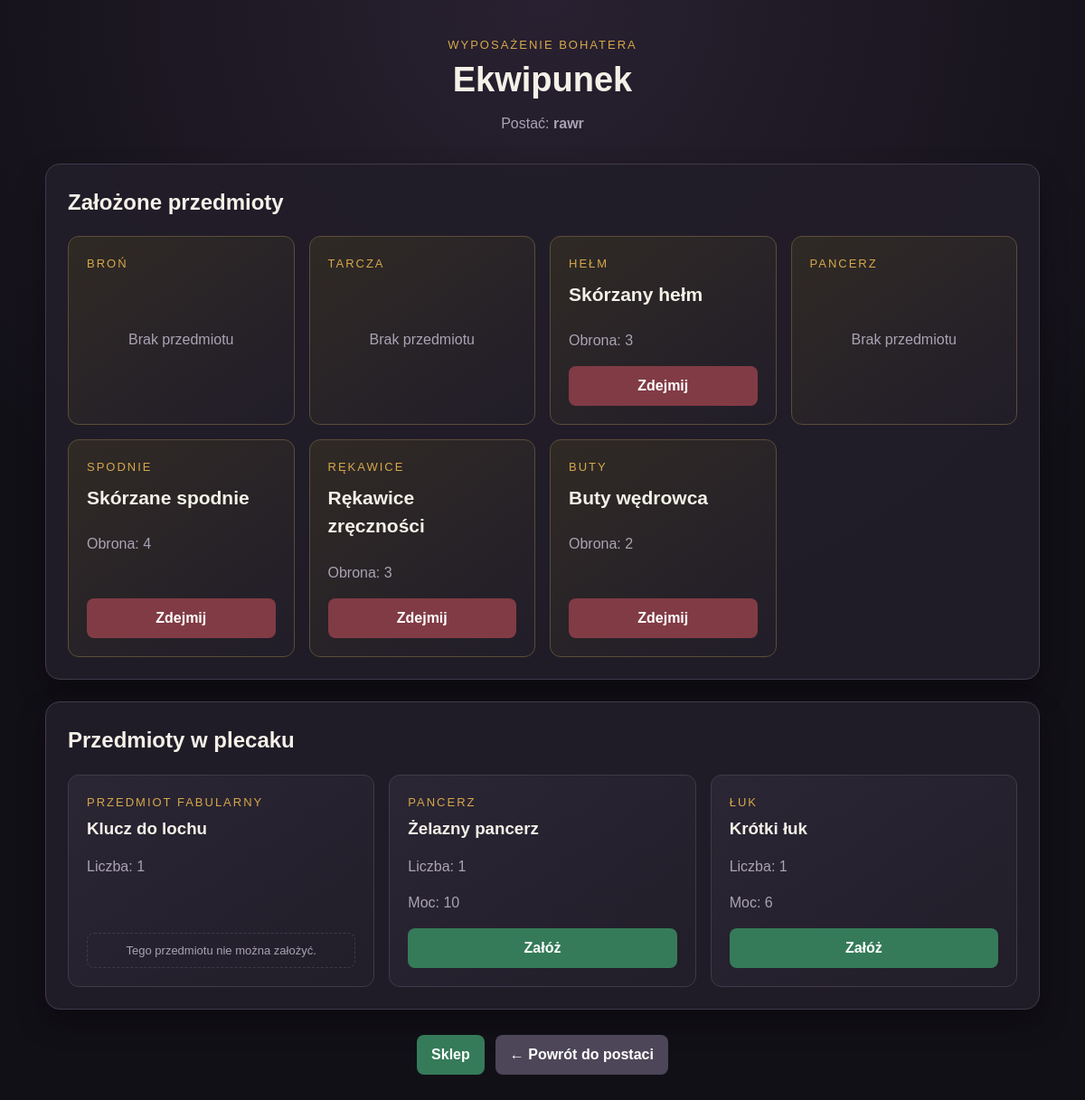
Page /game/1/equipment/ on the earlier database version.
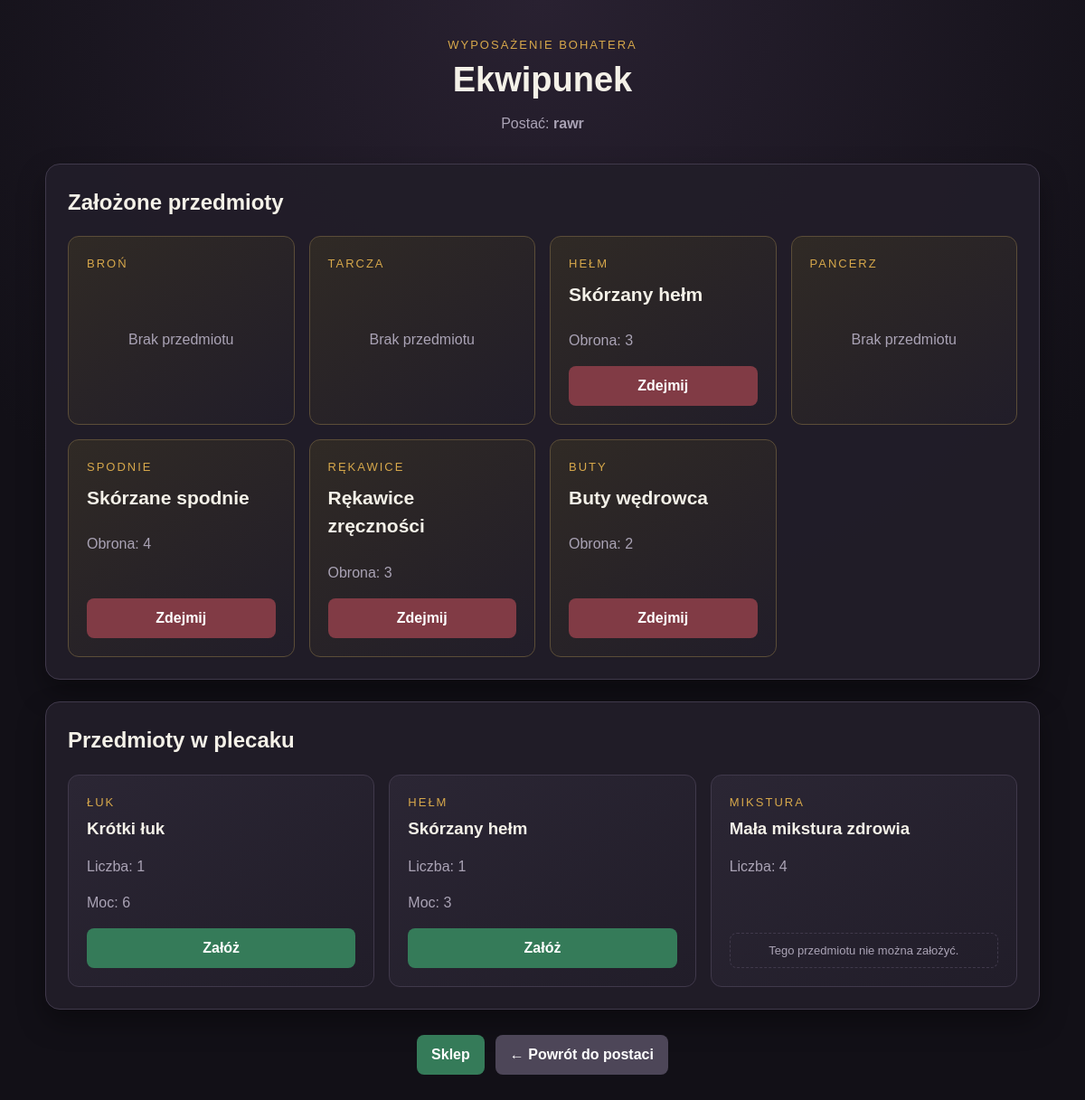
Same page on the later database version.
### game/models/inventory.py (models this page shows, shortened)
class InventoryItem(models.Model):
    character = models.ForeignKey(
        Character, on_delete=models.CASCADE,
        related_name="inventory_items",
        verbose_name=_("Postać")
    )
    item = models.ForeignKey(
        Item, on_delete=models.CASCADE,
        verbose_name=_("Przedmioty")
    )
    quantity = models.PositiveIntegerField(_("Ilość"), default=1)
    class Meta:
        verbose_name = _("Przedmioty w ekwipunku")
        verbose_name_plural = _("Przedmioty w ekwipunku")
        unique_together = ("character",'item')

### game/models/items.py (models this page shows, shortened)
class Item(models.Model):
    class Type(models.TextChoices):
        SWORD = "SWORD", "Miecz"
        BOW = "BOW", "Łuk"
        STAFF = "STAFF", "Laska"
        SHIELD = "SHIELD", "Tarcza"
        HELMET = "HELMET", "Hełm"
        ARMOR = "ARMOR", "Pancerz"
        LEGGINGS = "LEGGINGS", "Spodnie"
        GLOVES = "GLOVES", "Rękawice"
        BOOTS = "BOOTS", "Buty"
        POTION = "POTION", "Mikstura"
        MATERIAL = "MATERIAL", "Materiał"
        QUEST_ITEM = "QUEST_ITEM", "Przedmiot fabularny"
    class Rarity(models.TextChoices):
        COMMON = "COMMON", "Zwykły"
        UNCOMMON = "UNCOMMON", "Niepospolity"
        RARE = "RARE", "Rzadki"
        EPIC = "EPIC", "Epicki"
        LEGENDARY = "LEGENDARY", "Legendarny"
    class BonusStats(models.TextChoices):
        NONE = "NONE", "Brak"
        STRENGTH = "STRENGTH", "Siła"
        AGILITY = "AGILITY", "Zręczność"
        INTELLIGENCE = "INTELLIGENCE", "Inteligencja"
        HP = "HP", "Punkty życia"
        MANA = "MANA", "Mana"
    name = models.CharField(
        _("Nazwa"),
        max_length=100
    )
    description = models.TextField(
        _("Opis"),
        blank=True
    )
    type = models.CharField(
        _("Typ"),
        max_length=20,
        choices=Type.choices
    )
    rarity = models.CharField(
        _("Rzadkość"),
        max_length=20,
        choices=Rarity.choices,
        default=Rarity.COMMON
    )
    required_level = models.PositiveIntegerField(
        _("Wymagany poziom"),
        default=1
    )
    buy_price = models.PositiveIntegerField(
        _("Cena zakupu"),
        default=0
    )
    sell_price = models.PositiveIntegerField(
        _("Cena sprzedaży"),
        default=0
    )
    icon = models.ImageField(
        _("Ikona"),
        upload_to="items/icons/",
        blank=True,
        null=True
    )
    power = models.IntegerField(
        _("Moc (obrażenia/obrona)"),
        default=0
    )
    bonus_stat = models.CharField(
        _("Bonus do statystyki"),
        max_length=20,
        choices=BonusStats.choices,
        default=BonusStats.NONE
    )
    bonus_value = models.IntegerField(
        _("Wartość bonusu"),
        default=0
    )
    heal_amount = models.IntegerField(
        _("Leczenie hp"),
        default=0
    )

### game/views.py (the view)
# urls.py: path("<int:character_id>/equipment/", views.equipment_detail, name="equipment_detail"),
def equipment_detail(request, character_id):
    character = get_object_or_404(Character, id=character_id)
    inventory_items = InventoryItem.objects.filter(character=character)
    error_message = request.GET.get('error')
    return render(request, "game/equipment_detail.html", {
        "character": character,
        "inventory_items": inventory_items,
        "error_message": error_message,
    })

### game/templates/game/equipment_detail.html (shortened to what the changed rows need)
<!DOCTYPE html>
{% load static %}
<html lang="pl">
<head>
    <link
        rel="stylesheet"
        href="{% static 'game/css/common.css' %}"
    >
    <link
        rel="stylesheet"
        href="{% static 'game/css/equipment.css' %}"
    >
</head>
<body>
<main class="page-container">
    <header class="page-header">
        <h1>Ekwipunek</h1>
    </header>
    <section class="panel">
        <h2>Założone przedmioty</h2>
    </section>
    <section class="panel">
        <h2>Przedmioty w plecaku</h2>
        <div class="inventory-grid">
            {% for inventory_item in inventory_items %}
                <article class="inventory-card">
                    <div>
                        <p class="item-type">
                            {{ inventory_item.item.get_type_display }}
                        </p>
                        <h3>{{ inventory_item.item.name }}</h3>
                        <p class="item-quantity">
                            Liczba: {{ inventory_item.quantity }}
                        </p>
                        {% if inventory_item.item.power %}
                            <p class="item-stat">
                                Moc: {{ inventory_item.item.power }}
                            </p>
                        {% endif %}
                    </div>
                    {% if inventory_item.item.type != "POTION" and inventory_item.item.type != "MATERIAL" and inventory_item.item.type != "QUEST_ITEM" %}
                        <form
                            method="post"
                            action="{% url 'game:equip_item' character.id inventory_item.item.id %}"
                        >
                            <button
                                class="button button-success equip-button"
                                type="submit"
                            >
                                Załóż
                            </button>
                        </form>
                    {% else %}
                        <p class="non-equippable">
                            Tego przedmiotu nie można założyć.
                        </p>
                    {% endif %}
                </article>
            {% empty %}
                <p class="empty-message">
                    Plecak jest pusty.
                </p>
            {% endfor %}
        </div>
    </section>
</main>
</body>
</html>

Differences in the rows shown:
removed InventoryItem: item.type "PRZEDMIOT FABULARNY", item.name "Klucz do lochu", quantity "1", shows "Tego przedmiotu nie można założyć."
removed InventoryItem: item.type "PANCERZ", item.name "Żelazny pancerz", quantity "1", item.power "10", shows "Załóż"
added InventoryItem: item.type "HEŁM", item.name "Skórzany hełm", quantity "1", item.power "3", shows "Załóż"
added InventoryItem: item.type "MIKSTURA", item.name "Mała mikstura zdrowia", quantity "4", shows "Tego przedmiotu nie można założyć."
